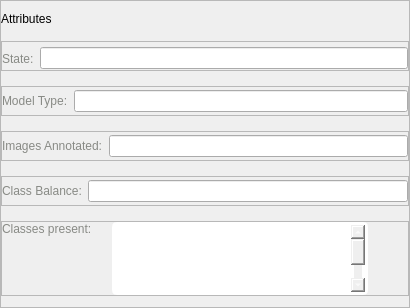
                  <widget class="QFrame" name="AttributeFrame">
                   <property name="frameShape">
                    <enum>QFrame::StyledPanel</enum>
                   </property>
                   <property name="frameShadow">
                    <enum>QFrame::Raised</enum>
                   </property>
                   <layout class="QVBoxLayout" name="verticalLayout_27">
                    <property name="spacing">
                     <number>15</number>
                    </property>
                    <property name="leftMargin">
                     <number>0</number>
                    </property>
                    <property name="rightMargin">
                     <number>0</number>
                    </property>
                    <item>
                     <widget class="QLabel" name="attributesLbl">
                      <property name="styleSheet">
                       <string notr="true">font: 75 bold 14pt &quot;Gotham Rounded&quot;;
</string>
                      </property>
                      <property name="text">
                       <string>Attributes</string>
                      </property>
                     </widget>
                    </item>
                    <item>
                     <widget class="QFrame" name="stateFrame">
                      <property name="minimumSize">
                       <size>
                        <width>0</width>
                        <height>30</height>
                       </size>
                      </property>
                      <property name="maximumSize">
                       <size>
                        <width>16777215</width>
                        <height>50</height>
                       </size>
                      </property>
                      <property name="frameShape">
                       <enum>QFrame::StyledPanel</enum>
                      </property>
                      <property name="frameShadow">
                       <enum>QFrame::Raised</enum>
                      </property>
                      <layout class="QHBoxLayout" name="horizontalLayout_10">
                       <property name="leftMargin">
                        <number>0</number>
                       </property>
                       <property name="topMargin">
                        <number>5</number>
                       </property>
                       <property name="rightMargin">
                        <number>0</number>
                       </property>
                       <property name="bottomMargin">
                        <number>0</number>
                       </property>
                       <item>
                        <widget class="QLabel" name="stateLbl">
                         <property name="maximumSize">
                          <size>
                           <width>50</width>
                           <height>16777215</height>
                          </size>
                         </property>
                         <property name="styleSheet">
                          <string notr="true">font: 75 bold 12pt &quot;Gotham Rounded&quot;;
color: rgb(136, 138, 133);</string>
                         </property>
                         <property name="text">
                          <string>State:</string>
                         </property>
                        </widget>
                       </item>
                       <item>
                        <widget class="QLineEdit" name="stateLineEdit">
                         <property name="styleSheet">
                          <string notr="true">font: 75 bold 12pt &quot;Gotham Rounded&quot;;
color: rgb(255, 255, 255);
</string>
                         </property>
                         <property name="text">
                          <string>Not trained</string>
                         </property>
                        </widget>
                       </item>
                      </layout>
                     </widget>
                    </item>
                    <item>
                     <widget class="QFrame" name="modelTypeFrame">
                      <property name="minimumSize">
                       <size>
                        <width>0</width>
                        <height>30</height>
                       </size>
                      </property>
                      <property name="maximumSize">
                       <size>
                        <width>16777215</width>
                        <height>50</height>
                       </size>
                      </property>
                      <property name="frameShape">
                       <enum>QFrame::StyledPanel</enum>
                      </property>
                      <property name="frameShadow">
                       <enum>QFrame::Raised</enum>
                      </property>
                      <layout class="QHBoxLayout" name="horizontalLayout_22">
                       <property name="leftMargin">
                        <number>0</number>
                       </property>
                       <property name="topMargin">
                        <number>0</number>
                       </property>
                       <property name="rightMargin">
                        <number>0</number>
                       </property>
                       <property name="bottomMargin">
                        <number>0</number>
                       </property>
                       <item>
                        <widget class="QLabel" name="modelTypeLbl">
                         <property name="maximumSize">
                          <size>
                           <width>16777215</width>
                           <height>50</height>
                          </size>
                         </property>
                         <property name="styleSheet">
                          <string notr="true">font: 75 bold 12pt &quot;Gotham Rounded&quot;;
color: rgb(136, 138, 133);</string>
                         </property>
                         <property name="text">
                          <string>Model Type:</string>
                         </property>
                        </widget>
                       </item>
                       <item>
                        <widget class="QLineEdit" name="modelTypelineEdit">
                         <property name="styleSheet">
                          <string notr="true">font: 75 bold 12pt &quot;Gotham Rounded&quot;;
color: rgb(255, 255, 255);
</string>
                         </property>
                         <property name="text">
                          <string>YoloV7</string>
                         </property>
                        </widget>
                       </item>
                      </layout>
                     </widget>
                    </item>
                    <item>
                     <widget class="QFrame" name="annotatedImagesFrame">
                      <property name="minimumSize">
                       <size>
                        <width>0</width>
                        <height>30</height>
                       </size>
                      </property>
                      <property name="maximumSize">
                       <size>
                        <width>16777215</width>
                        <height>50</height>
                       </size>
                      </property>
                      <property name="frameShape">
                       <enum>QFrame::StyledPanel</enum>
                      </property>
                      <property name="frameShadow">
                       <enum>QFrame::Raised</enum>
                      </property>
                      <layout class="QHBoxLayout" name="horizontalLayout_25">
                       <property name="leftMargin">
                        <number>0</number>
                       </property>
                       <property name="topMargin">
                        <number>0</number>
                       </property>
                       <property name="rightMargin">
                        <number>0</number>
                       </property>
                       <property name="bottomMargin">
                        <number>0</number>
                       </property>
                       <item>
                        <widget class="QLabel" name="annotatedImagesLbl">
                         <property name="styleSheet">
                          <string notr="true">font: 75 bold 12pt &quot;Gotham Rounded&quot;;
color: rgb(136, 138, 133);</string>
                         </property>
                         <property name="text">
                          <string>Images Annotated:</string>
                         </property>
                        </widget>
                       </item>
                       <item>
                        <widget class="QLineEdit" name="annotatedImagesLineEdit">
                         <property name="styleSheet">
                          <string notr="true">font: 75 bold 12pt &quot;Gotham Rounded&quot;;
color: rgb(255, 255, 255);
</string>
                         </property>
                         <property name="text">
                          <string>100</string>
                         </property>
                        </widget>
                       </item>
                      </layout>
                     </widget>
                    </item>
                    <item>
                     <widget class="QFrame" name="classImbalanceFrame">
                      <property name="minimumSize">
                       <size>
                        <width>0</width>
                        <height>30</height>
                       </size>
                      </property>
                      <property name="maximumSize">
                       <size>
                        <width>16777215</width>
                        <height>50</height>
                       </size>
                      </property>
                      <property name="frameShape">
                       <enum>QFrame::StyledPanel</enum>
                      </property>
                      <property name="frameShadow">
                       <enum>QFrame::Raised</enum>
                      </property>
                      <layout class="QHBoxLayout" name="horizontalLayout_27">
                       <property name="leftMargin">
                        <number>0</number>
                       </property>
                       <property name="topMargin">
                        <number>0</number>
                       </property>
                       <property name="rightMargin">
                        <number>0</number>
                       </property>
                       <property name="bottomMargin">
                        <number>0</number>
                       </property>
                       <item>
                        <widget class="QLabel" name="classImbalanceLbl">
                         <property name="styleSheet">
                          <string notr="true">font: 75 bold 12pt &quot;Gotham Rounded&quot;;
color: rgb(136, 138, 133);</string>
                         </property>
                         <property name="text">
                          <string>Class Balance:</string>
                         </property>
                        </widget>
                       </item>
                       <item>
                        <widget class="QLineEdit" name="classImbalanclineEdit">
                         <property name="styleSheet">
                          <string notr="true">font: 75 bold 12pt &quot;Gotham Rounded&quot;;
color: rgb(255, 255, 255);
</string>
                         </property>
                         <property name="text">
                          <string>Balanced</string>
                         </property>
                        </widget>
                       </item>
                      </layout>
                     </widget>
                    </item>
                    <item>
                     <widget class="QFrame" name="classInfoMLFrame">
                      <property name="minimumSize">
                       <size>
                        <width>0</width>
                        <height>75</height>
                       </size>
                      </property>
                      <property name="maximumSize">
                       <size>
                        <width>16777215</width>
                        <height>75</height>
                       </size>
                      </property>
                      <property name="frameShape">
                       <enum>QFrame::StyledPanel</enum>
                      </property>
                      <property name="frameShadow">
                       <enum>QFrame::Raised</enum>
                      </property>
                      <layout class="QHBoxLayout" name="horizontalLayout_26">
                       <property name="spacing">
                        <number>20</number>
                       </property>
                       <property name="leftMargin">
                        <number>0</number>
                       </property>
                       <property name="topMargin">
                        <number>0</number>
                       </property>
                       <property name="rightMargin">
                        <number>0</number>
                       </property>
                       <property name="bottomMargin">
                        <number>0</number>
                       </property>
                       <item>
                        <widget class="QLabel" name="classInfoLbl">
                         <property name="styleSheet">
                          <string notr="true">font: 75 bold 12pt &quot;Gotham Rounded&quot;;
color: rgb(136, 138, 133);</string>
                         </property>
                         <property name="text">
                          <string>Classes present:</string>
                         </property>
                         <property name="alignment">
                          <set>Qt::AlignLeading|Qt::AlignLeft|Qt::AlignTop</set>
                         </property>
                        </widget>
                       </item>
                       <item>
                        <widget class="QListWidget" name="classInfoListWidget">
                         <property name="sizePolicy">
                          <sizepolicy hsizetype="Preferred" vsizetype="Expanding">
                           <horstretch>0</horstretch>
                           <verstretch>0</verstretch>
                          </sizepolicy>
                         </property>
                         <property name="maximumSize">
                          <size>
                           <width>16777215</width>
                           <height>100</height>
                          </size>
                         </property>
                         <property name="font">
                          <font>
                           <family>Gotham Rounded</family>
                           <pointsize>12</pointsize>
                           <weight>75</weight>
                           <italic>false</italic>
                           <bold>true</bold>
                          </font>
                         </property>
                         <property name="styleSheet">
                          <string notr="true">font: 75 bold 12pt &quot;Gotham Rounded&quot;;
border: 3px solid;
border-radius: 5px; 
border-color: rgb(255, 255, 255);
color: rgb(255, 255, 255);
</string>
                         </property>
                         <item>
                          <property name="text">
                           <string>Test</string>
                          </property>
                         </item>
                         <item>
                          <property name="text">
                           <string>Test 1</string>
                          </property>
                         </item>
                         <item>
                          <property name="text">
                           <string>Test 2</string>
                          </property>
                         </item>
                        </widget>
                       </item>
                       <item>
                        <spacer name="horizontalSpacer_5">
                         <property name="orientation">
                          <enum>Qt::Horizontal</enum>
                         </property>
                         <property name="sizeHint" stdset="0">
                          <size>
                           <width>40</width>
                           <height>20</height>
                          </size>
                         </property>
                        </spacer>
                       </item>
                      </layout>
                     </widget>
                    </item>
                   </layout>
                  </widget>
